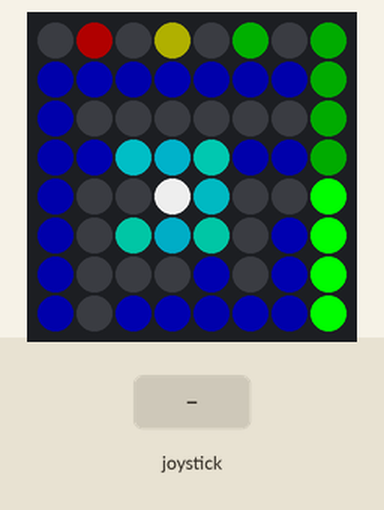
Simulated run of this program. Board: Raspberry Pi (BCM pin numbers) with a Sense HAT. On the bench: the Sense HAT's 8×8 RGB LED matrix. Inputs (shaded band) come from the test bench. Random numbers come from a fixed seed.

Above: at 1.2 s.
1.3 s: joystick pushed left
At 1.7 s:
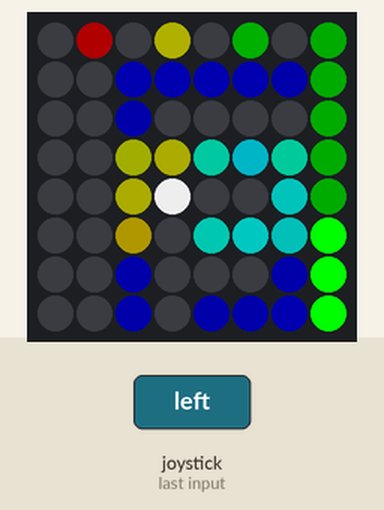
2.9 s: joystick pushed down
At 4.1 s:
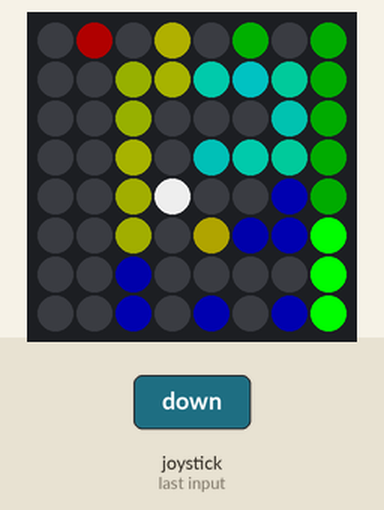
Timing chart, 0 to 5.9 s (numbered marks = the images above; inputs shaded):
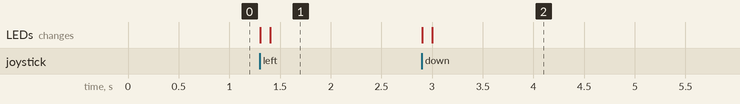

The program:

Sense_Hat_Maze-stick.py
```python
#!/usr/bin/env python3
#################################################
# Raspberry Pi Sense Hat Maze
#

import random, sys, time, math
try :
    from sense_hat import SenseHat
except :
    try :
        from sense_emu import SenseHat
    except :
        from _sense_hat_ANSI import SenseHat

TABLE    :dict = {}
SOLUTION :list = list(())

#################################################

class Game:

    def __init__(self, SizeX :int =-1, SizeY :int =-1) -> None:
        """Define a new playfield
        Parameters:
        :param SizeX :int = Horizontal size
        :param SizeY :int = Vertical size
        :returns : None"""

        global TABLE
        self.SizeX :int = SizeX
        self.SizeY :int = SizeY
        self.V     :list = list(()) # This is the pixel vector to draw
        self.SpecCoord :dict = dict(()) # To store the coordinates of the special cells for distance computing

        # Create the cell objects
        for j in range(0,self.SizeY):
            for i in range(0,self.SizeX):
                TABLE[str(i)+","+str(j)] = Cell(i,j)
        # Limit the edges
        for j in range(0,self.SizeY):
            TABLE["0," + str(j)].allow["L"] = False
            TABLE[str(self.SizeX-1) + "," + str(j)].allow["R"] = False
        for i in range(0,self.SizeX):
            TABLE[str(i) + ",0"].allow["U"] = False
            TABLE[str(i) + "," + str(self.SizeY-1)].allow["D"] = False
        # Create a Start and an Exit
        sx = random.randint(1,SizeX//7)
        sy = random.randint(1,SizeY//7)
        if random.randint(0,100) > 50 : sx = SizeX-sx
        if random.randint(0,100) > 50 : sy = SizeY-sy
        ex = SizeX-sx ; ey = SizeY-sy
        self.StartCell = (sx,sy)
        self.EndCell   = (ex,ey)
        self.SpecCoord['E'] = (ex,ey)
        TABLE[str(ex)+","+str(ey)].makeSpecial('E')
        self.StartObj = TABLE[str(sx)+","+str(sy)]
        self.StartObj.makeSpecial('S')
        # Create the keys
        keyList = ['G','Y','R']
        while len(keyList) :
            k = keyList.pop()
            kx = random.randint(0,SizeX-1)
            ky = random.randint(0,SizeY-1)
            if TABLE[str(kx)+","+str(ky)].Special :
                keyList.append(k)
            else :
                TABLE[str(kx)+","+str(ky)].makeSpecial(k)
                self.SpecCoord[k] = (kx,ky)


    def redrawScreen(self, XOf :int =0, YOf :int =0) -> None:
        """Redraw the whole screen
        Parameters:
        :param XOf : The X offset of the map as int
        :param YOf : The Y offset of the map as int
        :returns : None"""

        global TABLE
        for i in range(64) : self.V[i] = [0,0,0]

        #Walls come first: None, Visited, Route, Specials
        LS :list =list(())
        LR :list =list(())
        LV :list =list(())
        LN :list =list(())
        Dist :dict = dict(())
        for j in range(p.Y-2, p.Y+3):
            if j < 0 : continue
            if j >= self.SizeY : continue
            for i in range(p.X-2, p.X+3):
                if i < 0 : continue
                if i >= self.SizeX : continue
                co = TABLE[str(i)+","+str(j)]
                if co.Special :
                    LS.append([co,i,j])
                elif co.Route :
                    LR.append([co,i,j])
                elif co.Visited :
                    LV.append([co,i,j])
                else :
                    LN.append([co,i,j])
        for (co,i,j) in LN : co.draw( (i-p.X)*2+2+XOf , (j-p.Y)*2+3+YOf )
        for (co,i,j) in LV : co.draw( (i-p.X)*2+2+XOf , (j-p.Y)*2+3+YOf )
        for (co,i,j) in LR : co.draw( (i-p.X)*2+2+XOf , (j-p.Y)*2+3+YOf )
        for (co,i,j) in LS : co.draw( (i-p.X)*2+2+XOf , (j-p.Y)*2+3+YOf )

        #Status bars come second
        for i in range(8) : self.V[i] = [0,0,0]
        for i in range(7,64,8) : self.V[i] = [0,0,0]
        for (k,i,c1,c2) in [ ['R', 1, (240,0,0), (56,0,0)] , ['Y', 3, (220,220,0), (56,56,0)] , ['G', 5, (0,240,0), (0,56,0)] ] :
            self.V[i] = c1 if k in p.SpecList else c2

        #Next Artifact Radar on the right edge
        for i in ('R','Y','G','E') :
            Dist[i] = getDist(i)  # Measure the distances
            if i in p.SpecList :
                Dist[i] = 10000000.0   # Whatever we already have, ignore it by putting it virtually "far away"
        if len(p.SpecList) < 3 : Dist['E'] = 15000000.0  # If not having all the keys, Exit is unreachable
        Closest = 'X' ; CDist = 20000000.0  # Now check from the remaining items, which one is closest
        for i in ('R','Y','G','E') :
            if Dist[i] < CDist :
                CDist = Dist[i]
                Closest = i
        CDst = math.floor(CDist)
        BLen = 9-CDst
        if BLen < 0 : BLen = 0  # Bright Column Length
        DLen = 17-CDst
        if DLen < 0 : DLen = 0
        if DLen > 8 : DLen = 8  # Dark Column Length
        col = {'R':[48,0,0], 'G':[0,48,0], 'Y':[48,48,0], 'E':[48,0,48]}[Closest]
        if DLen :
            for i in range(DLen) :
                self.V[63-8*i] = col
        col = {'R':[248,0,0], 'G':[0,248,0], 'Y':[248,248,0], 'E':[248,0,248]}[Closest]
        if BLen :
            for i in range(BLen) :
                self.V[63-8*i] = col

        #Player gets drawn as last, to overwrite everything
        self.V[35] = [200, 200, 200]

        #Now draw everything on the screen
        s.set_pixels(self.V)


class Cell:

    def __init__(self, X :int =-1, Y :int =-1) -> None:
        """Define one cell element
        Parameters:
        :param X :int = X coordinate of the cell
        :param Y :int = Y coordinate of the cell
        :returns : None"""

        self.X   :int = X
        self.Y   :int = Y
        self.Visited :bool =False
        self.Route   :bool =False
        self.Special :str  =None
        self.allow   :dict ={'U':True, 'D':True, 'L':True, 'R':True}

    def draw(self, wx :int, wy :int) -> None:
        """Add the cell to the desired position to the Pixel Vector.
        Parameters:
        :param wx :int = X coordinate of the top-left corner
        :param wy :int = Y coordinate of the top-left corner
        :returns : None"""

        if wx in range(8) and wy in range(8) :
            g.V[wx+8*wy] = getWallColor(self.Special, self.Route, self.Visited)
        if wx+1 in range(8) and wy in range(8) :
            if self.allow['U'] :
                g.V[wx+1+8*wy] = [0,0,0]
            else :
                g.V[wx+1+8*wy] = getWallColor(self.Special, self.Route, self.Visited)
        if wx+2 in range(8) and wy in range(8) :
            g.V[wx+2+8*wy] = getWallColor(self.Special, self.Route, self.Visited)
        if wx in range(8) and wy+1 in range(8) :
            if self.allow['L'] :
                g.V[wx+8*wy+8] = [0,0,0]
            else :
                g.V[wx+8*wy+8] = getWallColor(self.Special, self.Route, self.Visited)
        if wx+1 in range(8) and wy+1 in range(8) :
            if self.Special and self.Special not in p.SpecList :
                g.V[wx+1+8*wy+8] = getArtifactColor(self.Special)
            else :
                g.V[wx+1+8*wy+8] = [0,0,0]
        if wx+2 in range(8) and wy+1 in range(8) :
            if self.allow['R'] :
                g.V[wx+2+8*wy+8] = [0,0,0]
            else :
                g.V[wx+2+8*wy+8] = getWallColor(self.Special, self.Route, self.Visited)
        if wx in range(8) and wy+2 in range(8) :
            g.V[wx+8*wy+16] = getWallColor(self.Special, self.Route, self.Visited)
        if wx+1 in range(8) and wy+2 in range(8) :
            if self.allow['D'] :
                g.V[wx+1+8*wy+16] = [0,0,0]
            else :
                g.V[wx+1+8*wy+16] = getWallColor(self.Special, self.Route, self.Visited)
        if wx+2 in range(8) and wy+2 in range(8) :
            g.V[wx+2+8*wy+16] = getWallColor(self.Special, self.Route, self.Visited)

    def visit(self) -> None:
        """Trigger the visited flag"""
        self.Visited = True

    def onroute(self) -> None:
        """Define the cell being on the final route"""
        self.Route = True

    def offroute(self) -> None:
        """Remove the cell from the route"""
        self.Route = False

    def makeSpecial(self, Artifact :str) -> None:
        """Change the cell to a special one.
        Parameters:
        :param Artifact :str = What is so special on this cell
        (accepted: S, E, R, Y, G)
        :returns : None"""
        if Artifact[0].upper() in ['S', 'E', 'R', 'Y', 'G'] :
            self.Special = Artifact[0].upper()
        else :
            self.Special = None


class Player:

    def __init__(self, PosX :int =-1, PosY :int =-1) -> None:
        """Initialize a player with a given position and empty route
        Parameters:
        :param PosX :int = Horizontal position
        :param PosY :int = Vertical position
        :returns : None"""

        self.X :int = PosX
        self.Y :int = PosY
        self.Route :list = list(())
        self.Won :bool =False
        self.SpecList :list = list(())

    def draw(self) -> None:
        """Draw the player to its appropriate position"""
        g.V[35] = [200, 200, 200]

    def step(self, Dir :str ="") -> None:
        """Try to step with the player into a certain direction
        Parameters:
        :param Dir :str = Stepping direction [U/D/L/R or N/S/W/E]
        :returns : None"""

        global TABLE
        newX :int = self.X
        newY :int = self.Y
        currCell = TABLE[str(newX)+","+str(newY)]

        # apply direction
        if Dir.upper() in {"N","U"}: newY -= 1
        if Dir.upper() in {"S","D"}: newY += 1
        if Dir.upper() in {"W","L"}: newX -= 1
        if Dir.upper() in {"E","R"}: newX += 1

        # check if playfield limimts are reached
        if newX >= g.SizeX or newX < 0 or newY >= g.SizeY or newY < 0 : return

        # check if passable
        if not currCell.allow[Dir.upper()] : return

        # check if something special
        newCell = TABLE[str(newX)+","+str(newY)]
        if newCell.Special :
            if newCell.Special in ['R','Y','G'] and newCell.Special not in self.SpecList :
                self.SpecList.append(newCell.Special)
            if newCell.Special == 'E' and 'R' in self.SpecList and 'Y' in self.SpecList and 'G' in self.SpecList :
                self.Won = True

        # check if we are stepping on a cell with route, if yes then trim to the previous cell
        if newCell.Route :
            idx = self.Route.index(newCell)
            for id2 in range(idx, len(self.Route)) : self.Route[id2].offroute()
            self.Route = self.Route[0:idx]

        # mark current cell as visited and put new cell on the route
        currCell.visit()
        newCell.onroute()
        self.Route.append(newCell)

        # animate and step
        g.redrawScreen(self.X-newX,self.Y-newY)
        time.sleep(0.1)
        self.X , self.Y = newX , newY
        g.redrawScreen(0,0)


#################################################

def recurGenWalls(L: int, T: int, R: int, B: int) -> None:
    """Recursively generate walls by splitting the free rectangled areas
    Parameters:
    :param L :int = Leftmost cell of the area
    :param T :int = Top cell of the area
    :param R :int = Rightmost cell of the area
    :param B :int = Bottom cell of the area
    :returns : None"""

    global TABLE

    Wid :int = abs(R-L+1)
    Hei :int = abs(B-T+1)
    if Wid == 1 or Hei == 1 : return

    if Wid >= Hei:
        splitX :int = random.randint(L, R-1)
        splitY :int = random.randint(T, B)
        for j in range(T, B+1):
            if j != splitY:
                TABLE[str(splitX)  +","+str(j)].allow["R"] = False
                TABLE[str(splitX+1)+","+str(j)].allow["L"] = False
        recurGenWalls(L, T, splitX, B)
        recurGenWalls(splitX+1, T, R, B)
    else:
        splitY :int = random.randint(T, B-1)
        splitX :int = random.randint(L, R)
        for i in range(L, R+1):
            if i != splitX:
                TABLE[str(i)+","+str(splitY)].allow["D"] = False
                TABLE[str(i)+","+str(splitY+1)].allow["U"] = False
        recurGenWalls(L, T, R, splitY)
        recurGenWalls(L, splitY+1, R, B)

def getArtifactColor(a: str) -> list :
    """Return the color of a specific artifact or feature.
    Parameters:
    :param a : Letter of the Artifact as str
    :returns : None"""

    if not a : return [0,0,0]
    if a.upper() == "E" : return [240,0,240]
    if a.upper() == "R" : return [240,0,0]
    if a.upper() == "Y" : return [220,220,0]
    if a.upper() == "G" : return [0,240,0]
    return [0,0,0]

def getWallColor(s, r, v) -> list :
    """Return of a somewhat flickering color of the wall,
    depending if it is/was a room for an artifact,
    or has been visited already, or is on the currently shortest route.
    If an artifact has been picked, the room could be
    turned back to normal, but leaving it a special room
    with a special color helps the player to orientate.
    Parameters:
    :param s : Character of the Special artifact as str
    :param r : Whether the room is on the shortest route as bool
    :param v : Whether the room has been visited already as bool
    :returns : None"""

    tlim = 110 if s else 60   # If special cell the wall colors get brighter
    blim = 80 if s else 48
    RC = random.randint(blim,tlim)
    GC = random.randint(blim,tlim)
    BC = random.randint(blim,tlim)
    if s :
        if s.upper() == 'R' :
            GC = 0 ; BC = 0
        elif s.upper() == "Y" :
            BC = 0
        elif s.upper() == "G" :
            RC = 0 ; BC = 0
        elif s.upper() == "E" :
            GC = 0
        elif s.upper() == "S" :
            RC = 0
    elif r :
        BC = 0
    elif v :
        BC = 0 ; RC = 0
    else :
        RC = 0 ; GC = 0

    return [RC, GC, BC]

def move_U(event) :
    if event.action=="pressed" : p.step('U')
def move_D(event) :
    if event.action=="pressed" : p.step('D')
def move_L(event) :
    if event.action=="pressed" : p.step('L')
def move_R(event) :
    if event.action=="pressed" : p.step('R')

def getDist(X :str) -> float :
    """Get the player's distance to a special cell.
    Parameters:
    :param X : the character of the artifact as str
    :returns : Distance in cells as float"""

    dx = p.X - g.SpecCoord[X][0]
    dy = p.Y - g.SpecCoord[X][1]
    ret :float = math.sqrt( dx*dx + dy*dy )
    return ret


#################################################


# Initial stuff
WID :int =20
HEI :int =20

# Generate map, initialize start and end, place player to the start
g = Game(WID,HEI)
recurGenWalls(0,0,WID-1,HEI-1)

p = Player(g.StartCell[0],g.StartCell[1])
p.Route.append(g.StartObj)

s = SenseHat()
s.clear()
g.V = s.get_pixels()
g.redrawScreen()

s.stick.direction_up = move_U
s.stick.direction_down = move_D
s.stick.direction_left = move_L
s.stick.direction_right = move_R


# Main loop
while not p.Won:
    time.sleep(0.1)


if p.Won :
    time.sleep(1)
    # Wait a little, then fade-out effect
    for i in range(40) :
        for j in range(64) :
            (rx,gx,bx) = g.V[j]
            rx = math.floor(rx*0.95) ; gx = math.floor(gx*0.95) ; bx = math.floor(bx*0.95)
            g.V[j] = [rx,gx,bx]
        s.set_pixels(g.V)
        time.sleep(0.1)
    s.clear()
    s.show_message("You have escaped !",text_colour=[0,255,0],back_colour=[0,48,0])
    time.sleep(1)

s.clear()
```

Measured:
- after the input at 1.3 s, the LEDs: first change at once (image 1 shows a later state)
- after the input at 2.9 s, the LEDs: first change at once (image 2 shows a later state)
